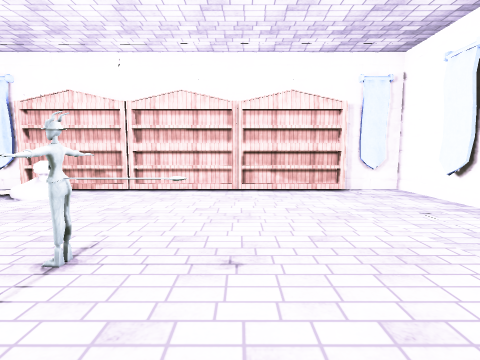
View 1 (above)

12 first-person views from a walk through a scene from a Unity 3-D project. The camera is 1.5 m above the floor, tilts 6° down and sees 85° across. The floor is counted in squares, 1 m on a side. Each view is taken from the middle of a square. On the plan, view 1 faces up. The plan holds only what a view shows up to about 14 squares ahead; the rest is blank. Some surface patterns are stand-ins.

View 2
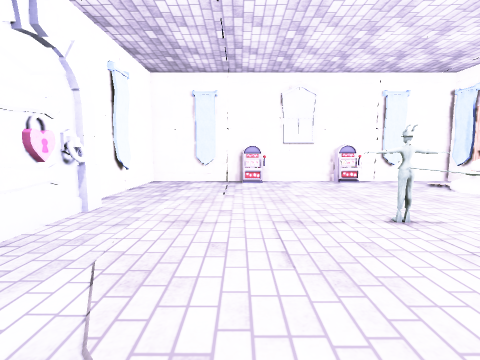

View 3
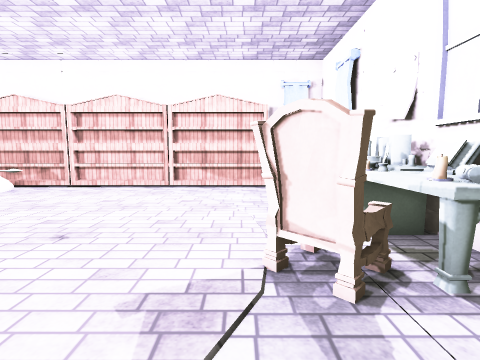

View 4
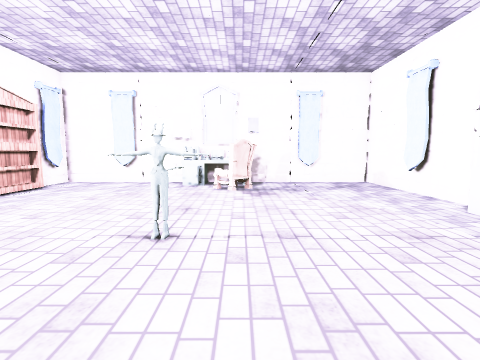

View 5
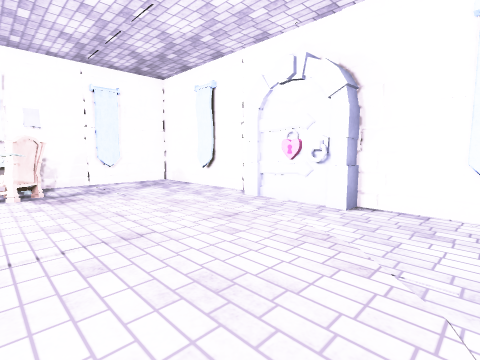

View 6
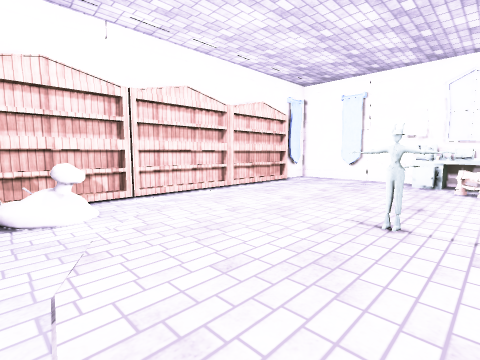

View 7
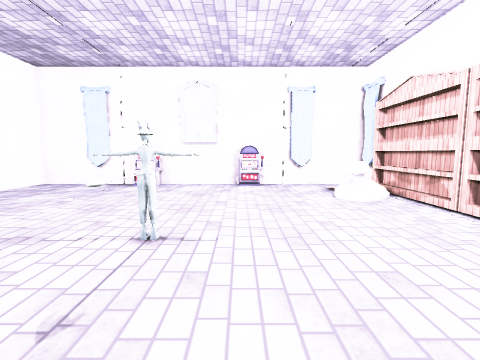

View 8
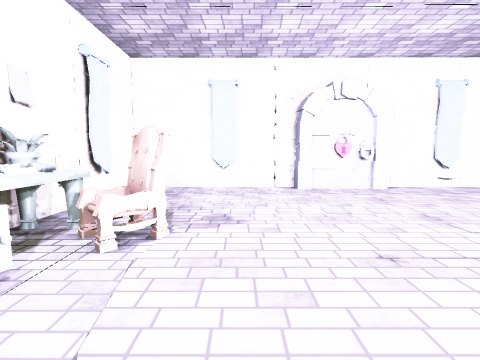

View 9
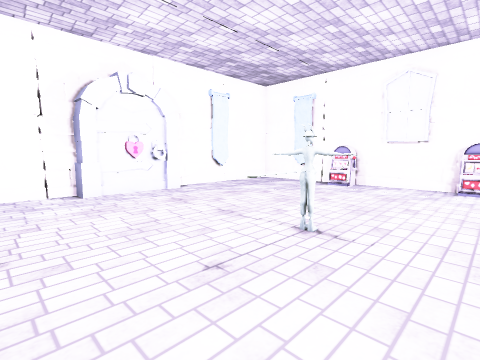

View 10
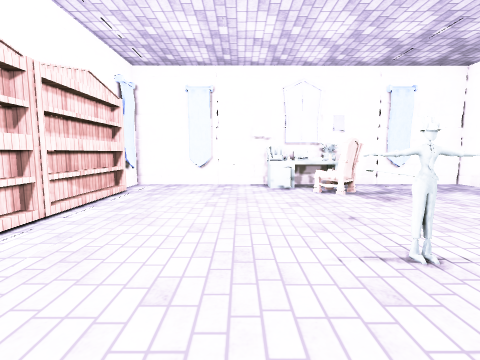

View 11
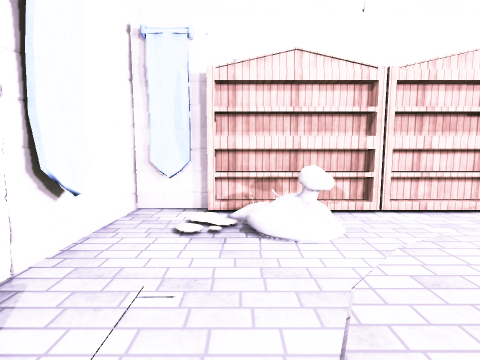

View 12
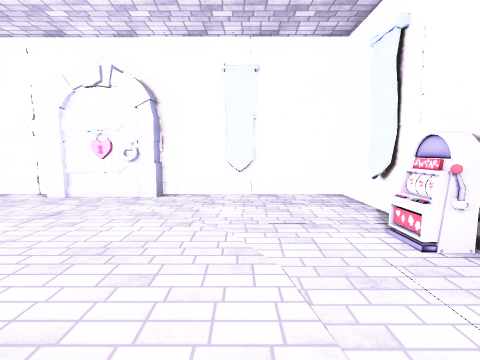

### Floor plan
Points are (right, up) in squares from view 1. A wall is a line through its corners. A room is listed if a view was taken in it or the views show most of it. See-through windows are left out.
Room 1 (views 1, 2, 3, 4, 5, 6, 7, 8, 9, 10, 11, 12)
walls: (-0.4, -4.5) (0.5, -4.7); (-0.5, -4.6) (6.6, -4.6); (-0.1, -4.7) (0.4, -4.7); (0.7, -4.5) (3.3, -4.8); (0.1, -4.7) (0.6, -4.6); (-5.2, -4.7) (-4.6, -4.8); (-5.3, -4.7) (-4.8, -4.6) (-4.1, -4.7); (1.4, -4.7) (1.9, -4.5); (1.4, -4.7) (2.1, -4.5); (1.7, -4.7) (3, -4.5); (-6.5, -4.4) (-5.8, -4.7); (6.5, 4.9) (6.7, 6.5); (-6.3, -4.6) (-5.7, -4.5); (-6.5, -4.5) (-6.2, -4.6) (-6, -4.5); (-10.7, 4.5) (-10.9, 4); (6.8, 4) (6.6, 4.5); (-6.6, -4.6) (-5.6, -4.7); (6.5, 0.4) (6.8, 2.8); (-10.9, 3.5) (-10.7, 1.6); (-6.5, -4.7) (-4.6, -4.4); (-10.7, 5) (-10.9, 2.8); (6.5, 0.2) (6.7, 0.7); (-10.9, 4.4) (-10.7, 4); (6.8, 0.3) (6.6, 0.6) (6.8, 1); (6.8, 0.3) (6.5, 1.1); (6.8, -1.1) (6.6, 1.2); (6.7, 8) (6.5, 9.4); (6.8, 8.3) (6.6, 8.8); (-9.1, -4.5) (-8.4, -4.7); (-10.7, -2.8) (-10.8, -3.8); (-9.1, -4.7) (-8.2, -4.5); (-8.8, 11) (-10.8, 11); (-10.7, 8.9) (-10.8, 8.4); (-8.9, 11) (-10.4, 11.1); (6.6, 9.3) (6.7, 10.2); (6.7, 9.2) (6.6, 11) (5.4, 11); (-10.9, -3) (-10.7, -3.7); (6.6, -3.5) (6.8, -1.2); (5.6, -4.7) (6.6, -4.5) (6.6, 11); (6.5, -3.8) (6.8, -3) (6.6, -1.1); (-9.7, 11.1) (-10.5, 10.9); (-10.8, 10) (-10.9, 9.4); (-10.5, -4.4) (-8.8, -4.6); (-10.7, 10.3) (-10.8, 8.6); (-10.9, 10.3) (-10.6, 8.5); (-10.8, -4.6) (-4, -4.6); (-10.8, 10.8) (-10.8, -4.6) (-9, -4.5) (-8.3, -4.6)
objects: machine (-10, 0) to (-10, 1); machine (-10, 5) to (-10, 6); bookshelf (-8, 10) to (-5, 11); banner (-7, -4); other object (-6, 9); other object (-4, -4) to (-1, -4); bookshelf (-4, 10) to (-1, 11); other object (-2, 3) to (-1, 4); bookshelf (1, 11) to (3, 11); banner (3, -4); other object (3, 1) to (4, 3); candle (5, 2); other object (5, 2) to (6, 5); other object (5, 4); banner (6, -2) to (6, -1); banner (6, 8)

Positions as (right, up) in squares from view 1, and headings:
1: (0, 0), facing up
2: (3, 0), facing left
3: (3, -1), facing up
4: (-7, 2), facing right
5: (-7, 3), facing down-right
6: (-8, 2), facing up-right
7: (2, 5), facing left
8: (2, 7), facing down
9: (2, 6), facing down-left
10: (-6, 6), facing right
11: (-8, 4), facing up
12: (-7, 5), facing down
